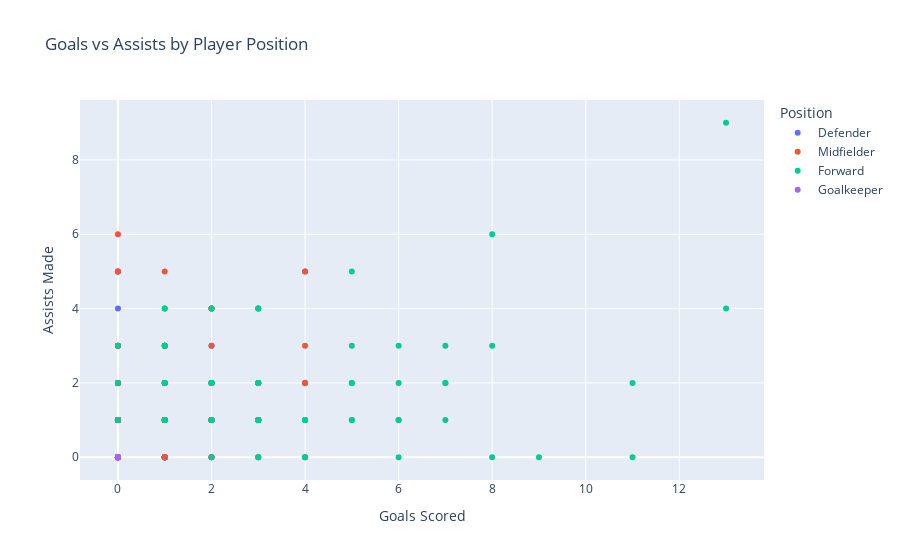

This figure's notebook cell:
### Code cell
fig_scatter = px.scatter(
    ucl,
    x="Goals",
    y="Assists",
    color="Position",
    title="Goals vs Assists by Player Position",
    labels={"Goals": "Goals Scored", "Assists": "Assists Made"},
    hover_data=["Player", "Team"]  # tregon emrin e lojtarit dhe skuadrën kur kalon me mouse
)
fig_scatter.show()

### Figure 1 — Plotly figure (JSON) as saved in the notebook; plotly's stock layout.template omitted (floating-point values rounded to 4 significant figures; data arrays with more than 128 entries replaced by an {"elided": "..."} marker saying what was removed)
{"data": [{"customdata": [["Theo Hernandez", "Milan"], ["Van Dijk", "Liverpool FC"], ["Otamendi", "Benfica"], ["Johnston", "Celtic"], ["Hakimi", "Paris SG"], ["Frimpong", "Bayer Leverkusen"], ["Rico Lewis", "Manchester City"], ["Bensebaini", "BVB Dortmund"], ["Federico Gatti", "Juventus"], ["Dimarco", "Inter"], ["Mauro Junior", "PSV Eindhoven"], ["Raul Asencio", "Real Madrid"], ["Kounde", "Barcelona"], ["Ryan Flamingo", "PSV Eindhoven"], ["Hincapie", "Bayer Leverkusen"], ["Saliba", "Arsenal FC"], ["Grimaldo", "Bayer Leverkusen"], ["Ezri Konsa", "Aston Villa"], ["Stefan de Vrij", "Inter"], ["Jose Gimenez", "Atletico Madrid"], ["Ryerson", "BVB Dortmund"], ["Pavard", "Inter"], ["Vanderson", "Monaco"], ["Alphonso Davies", "Bayern Munich"], ["Alexsandro Ribeiro", "Lille"], ["Upamecano", "Bayern Munich"], ["Alexander Bah", "Benfica"], ["Inigo Martinez", "Barcelona"], ["Maatsen", "Aston Villa"], ["Jurrien Timber", "Arsenal FC"], ["Manuel Akanji", "Manchester City"], ["Schlotterbeck", "BVB Dortmund"], ["Mukiele", "Bayer Leverkusen"], ["De Cuyper", "Club Brugge"], ["Sam Beukema", "Bologna"], ["Kolasinac", "Atalanta BC"], ["Youssouf Fofana", "Milan"], ["Gabriel Magalhaes", "Arsenal FC"], ["Gonçalo Inacio", "Sporting CP"], ["Alvaro Carreras", "Benfica"], ["Singo", "Monaco"], ["Nuno Mendes", "Paris SG"], ["Dumfries", "Inter"], ["Minjae Kim", "Bayern Munich"], ["Pacho", "Paris SG"], ["Balde", "Barcelona"], ["Francesco Acerbi", "Inter"], ["Robertson", "Liverpool FC"], ["Calafiori", "Arsenal FC"], ["Marquinhos", "Paris SG"], ["Bastoni", "Inter"], ["Boscagli", "PSV Eindhoven"], ["Waldemar Anton", "BVB Dortmund"], ["Kossounou", "Atalanta BC"], ["Marten de Roon", "Atalanta BC"], ["Laimer", "Bayern Munich"], ["Thomas Meunier", "Lille"], ["Ibrahima Konate", "Liverpool FC"], ["Kenny Lala", "Brest"], ["Lucumi", "Bologna"]], "hovertemplate": "Position=Defender<br>Goals Scored=%{x}<br>Assists Made=%{y}<br>Player=%{customdata[0]}<br>Team=%{customdata[1]}<extra></extra>", "legendgroup": "Defender", "marker": {"color": "#636efa", "symbol": "circle"}, "mode": "markers", "name": "Defender", "orientation": "v", "showlegend": true, "x": [0, 1, 1, 0, 4, 0, 0, 2, 0, 0, 0, 0, 0, 3, 1, 0, 2, 1, 0, 1, 0, 1, 0, 2, 0, 0, 1, 2, 1, 1, 0, 0, 1, 1, 0, 1, 0, 1, 1, 0, 2, 4, 2, 1, 0, 0, 1, 0, 1, 0, 0, 0, 0, 0, 0, 1, 0, 1, 0, 1], "xaxis": "x", "y": [0, 0, 0, 1, 5, 5, 1, 1, 1, 2, 0, 1, 3, 1, 0, 0, 2, 0, 0, 0, 0, 0, 1, 0, 1, 1, 2, 1, 0, 1, 1, 1, 1, 0, 1, 2, 2, 0, 0, 2, 1, 2, 3, 0, 0, 4, 1, 1, 1, 0, 1, 0, 0, 2, 0, 1, 1, 0, 0, 0], "yaxis": "y", "type": "scatter"}, {"customdata": {"elided": "66x2 str values"}, "hovertemplate": "Position=Midfielder<br>Goals Scored=%{x}<br>Assists Made=%{y}<br>Player=%{customdata[0]}<br>Team=%{customdata[1]}<extra></extra>", "legendgroup": "Midfielder", "marker": {"color": "#EF553B", "symbol": "circle"}, "mode": "markers", "name": "Midfielder", "orientation": "v", "showlegend": true, "x": [0, 3, 1, 1, 0, 0, 1, 3, 4, 3, 0, 4, 2, 0, 1, 1, 0, 1, 1, 2, 1, 1, 0, 2, 3, 0, 4, 0, 2, 0, 1, 0, 3, 0, 2, 2, 1, 2, 1, 0, 0, 0, 3, 0, 0, 0, 0, 2, 2, 1, 4, 1, 6, 2, 2, 0, 4, 3, 1, 0, 0, 0, 0, 1, 0, 0], "xaxis": "x", "y": [2, 1, 1, 4, 3, 0, 1, 2, 2, 0, 1, 5, 2, 2, 0, 1, 3, 1, 3, 1, 0, 2, 1, 0, 1, 0, 0, 1, 1, 5, 2, 0, 1, 0, 3, 4, 0, 1, 3, 2, 5, 0, 2, 0, 0, 6, 1, 4, 0, 1, 2, 5, 1, 4, 1, 0, 3, 1, 3, 3, 0, 1, 1, 1, 0, 0], "yaxis": "y", "type": "scatter"}, {"customdata": [["Lewandowski", "Barcelona"], ["Raphinha", "Barcelona"], ["Jude Bellingham", "Real Madrid"], ["Brahim Diaz", "Real Madrid"], ["Lino", "Atletico Madrid"], ["Johan Bakayoko", "PSV Eindhoven"], ["Pulisic", "Milan"], ["Yamal", "Barcelona"], ["Kylian Mbappe", "Real Madrid"], ["Kai Havertz", "Arsenal FC"], ["Kuhn", "Celtic"], ["Kvaratskhelia", "Paris SG"], ["Martinelli", "Arsenal FC"], ["Noa Lang", "PSV Eindhoven"], ["Vinicius Jr", "Real Madrid"], ["Julian Alvarez", "Atletico Madrid"], ["Christos Tzolis", "Club Brugge"], ["Taremi", "Inter"], ["Griezmann", "Atletico Madrid"], ["Santiago Gimenez", "Milan"], ["Pavlidis", "Benfica"], ["Phil Foden", "Manchester City"], ["Lautaro Martinez", "Inter"], ["Di Maria", "Benfica"], ["Benjamin Sesko", "Leipzig"], ["Minamino", "Monaco"], ["Gakpo", "Liverpool FC"], ["Dembele", "Paris SG"], ["Embolo", "Monaco"], ["Quenda", "Sporting CP"], ["Barcola", "Paris SG"], ["Trincao", "Sporting CP"], ["Rafael Leao", "Milan"], ["Bukayo Saka", "Arsenal FC"], ["Kenan Yildiz", "Juventus"], ["Desire Doue", "Paris SG"], ["Adeyemi", "BVB Dortmund"], ["Igor Paixao", "Feyenoord"], ["Maghnes Akliouche", "Monaco"], ["Savinho", "Manchester City"], ["Giuliano Simeone", "Atletico Madrid"], ["Akturkoglu", "Benfica"], ["Salah", "Liverpool FC"], ["Guirassy", "BVB Dortmund"], ["Luuk de Jong", "PSV Eindhoven"], ["Rodrygo", "Real Madrid"], ["Conceiçao", "Juventus"], ["Harry Kane", "Bayern Munich"], ["Viktor Gyokeres", "Sporting CP"], ["Thuram", "Inter"], ["Lookman", "Atalanta BC"], ["Jonathan David", "Lille"], ["Ferran Torres", "Barcelona"], ["Gittens", "BVB Dortmund"], ["Marcus Rashford", "Aston Villa"], ["Jamal Musiala", "Bayern Munich"], ["Olise", "Bayern Munich"], ["Thomas Muller", "Bayern Munich"], ["Haaland", "Manchester City"], ["Lucas Vazquez", "Real Madrid"], ["Dan Ndoye", "Bologna"], ["Luis Diaz", "Liverpool FC"], ["Ivan Perisic", "PSV Eindhoven"], ["Kevin", "Shakhtar Donetsk"]], "hovertemplate": "Position=Forward<br>Goals Scored=%{x}<br>Assists Made=%{y}<br>Player=%{customdata[0]}<br>Team=%{customdata[1]}<extra></extra>", "legendgroup": "Forward", "marker": {"color": "#00cc96", "symbol": "circle"}, "mode": "markers", "name": "Forward", "orientation": "v", "showlegend": true, "x": [11, 13, 3, 2, 0, 2, 4, 5, 7, 4, 3, 3, 2, 2, 8, 7, 1, 1, 6, 6, 7, 3, 9, 1, 4, 3, 3, 8, 1, 0, 3, 0, 3, 6, 1, 5, 5, 2, 2, 1, 1, 4, 3, 13, 2, 5, 1, 11, 6, 4, 5, 7, 3, 4, 0, 3, 5, 3, 8, 1, 0, 3, 3, 2], "xaxis": "x", "y": [0, 9, 2, 1, 3, 1, 1, 3, 2, 1, 1, 2, 2, 2, 3, 1, 3, 4, 3, 1, 3, 1, 0, 2, 0, 1, 1, 6, 3, 0, 4, 1, 2, 2, 1, 5, 1, 4, 2, 1, 2, 1, 4, 4, 2, 2, 2, 2, 0, 1, 2, 2, 1, 0, 2, 4, 1, 1, 0, 1, 0, 0, 0, 0], "yaxis": "y", "type": "scatter"}, {"customdata": [["Marco Bizot", "Brest"], ["Chevalier", "Lille"], ["Courtois", "Real Madrid"], ["Mike Maignan", "Milan"], ["Alisson Becker", "Liverpool FC"], ["David Raya", "Arsenal FC"], ["Carnesecchi", "Atalanta BC"], ["Wellenreuther ", "Feyenoord"], ["Donnarumma", "Paris SG"], ["Yann Sommer", "Inter"], ["Di Gregorio", "Juventus"], ["Jan Oblak", "Atletico Madrid"], ["Riznyk", "Shakhtar Donetsk"], ["Emiliano Martinez", "Aston Villa"], ["Szczesny", "Barcelona"], ["Mignolet", "Club Brugge"], ["Franco Israel", "Sporting CP"], ["Skorupski", "Bologna"], ["Schmeichel", "Celtic"], ["Gazzaniga", "Girona"]], "hovertemplate": "Position=Goalkeeper<br>Goals Scored=%{x}<br>Assists Made=%{y}<br>Player=%{customdata[0]}<br>Team=%{customdata[1]}<extra></extra>", "legendgroup": "Goalkeeper", "marker": {"color": "#ab63fa", "symbol": "circle"}, "mode": "markers", "name": "Goalkeeper", "orientation": "v", "showlegend": true, "x": [0, 0, 0, 0, 0, 0, 0, 0, 0, 0, 0, 0, 0, 0, 0, 0, 0, 0, 0, 0], "xaxis": "x", "y": [0, 0, 0, 0, 0, 0, 0, 0, 0, 0, 0, 0, 0, 0, 0, 0, 0, 0, 0, 0], "yaxis": "y", "type": "scatter"}], "layout": {"xaxis": {"anchor": "y", "domain": [0.0, 1.0], "title": {"text": "Goals Scored"}}, "yaxis": {"anchor": "x", "domain": [0.0, 1.0], "title": {"text": "Assists Made"}}, "legend": {"title": {"text": "Position"}, "tracegroupgap": 0}, "title": {"text": "Goals vs Assists by Player Position"}}}
